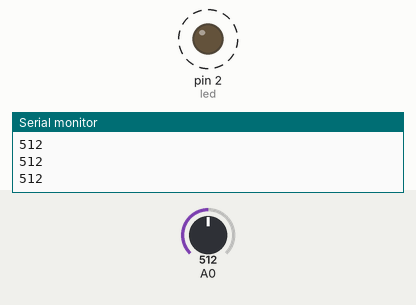
A sketch run on a simulated Arduino Uno, built with avr-gcc and run on an emulated ATmega328P. Parts: output pins drawn as LEDs (lit = HIGH), the last lines printed to the serial monitor. Dashed ring = blinking. The test bench sets the inputs (shaded band); at power-on: A0 = 512.

Above: at 1.2 s.
1.3 s: A0 set to 122
At 1.7 s:
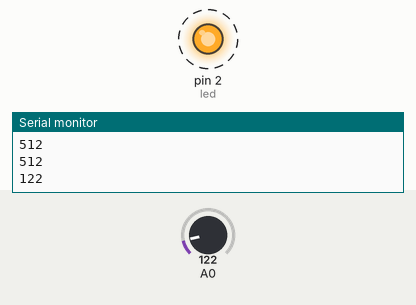
4.3 s: A0 set to 306
At 4.45 s:
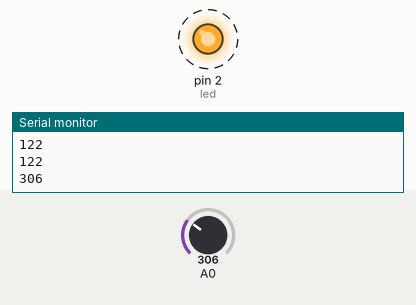
Timing chart, 0 to 13.3 s (numbered marks = the images above; inputs shaded):
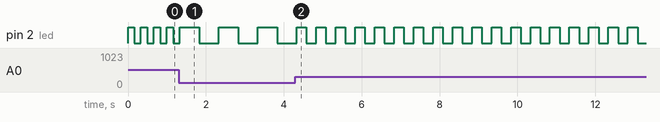

Measured:
- after the input at 1.3 s, pin 2 (led): alternates HIGH for 0.50 s and LOW for 0.50 s, starting after 0.53 s
- after the input at 4.3 s, pin 2 (led): alternates HIGH for 0.25 s and LOW for 0.25 s, starting after 0.28 s
- by itself, pin 2 (led): alternates HIGH for 0.17 s and LOW for 0.17 s

The sketch:

Potentiometre_CAN.ino
```cpp
int valPot=0;
int led=2;

void setup() {
  Serial.begin(9600); //Initialisation de la communication avec la console
  pinMode(led,OUTPUT);
}

void loop() {
  valPot=analogRead(A0); //lit la tension, la convertit en valeur numérique et la stocke dans valeurPot

  Serial.println(valPot);

  int valInter=int(valPot*5/1024)+1;
  int attente = int(1000/valInter/2);
  digitalWrite(led,HIGH);
  delay (attente);
  digitalWrite(led,LOW);
  delay(attente);

}
```
